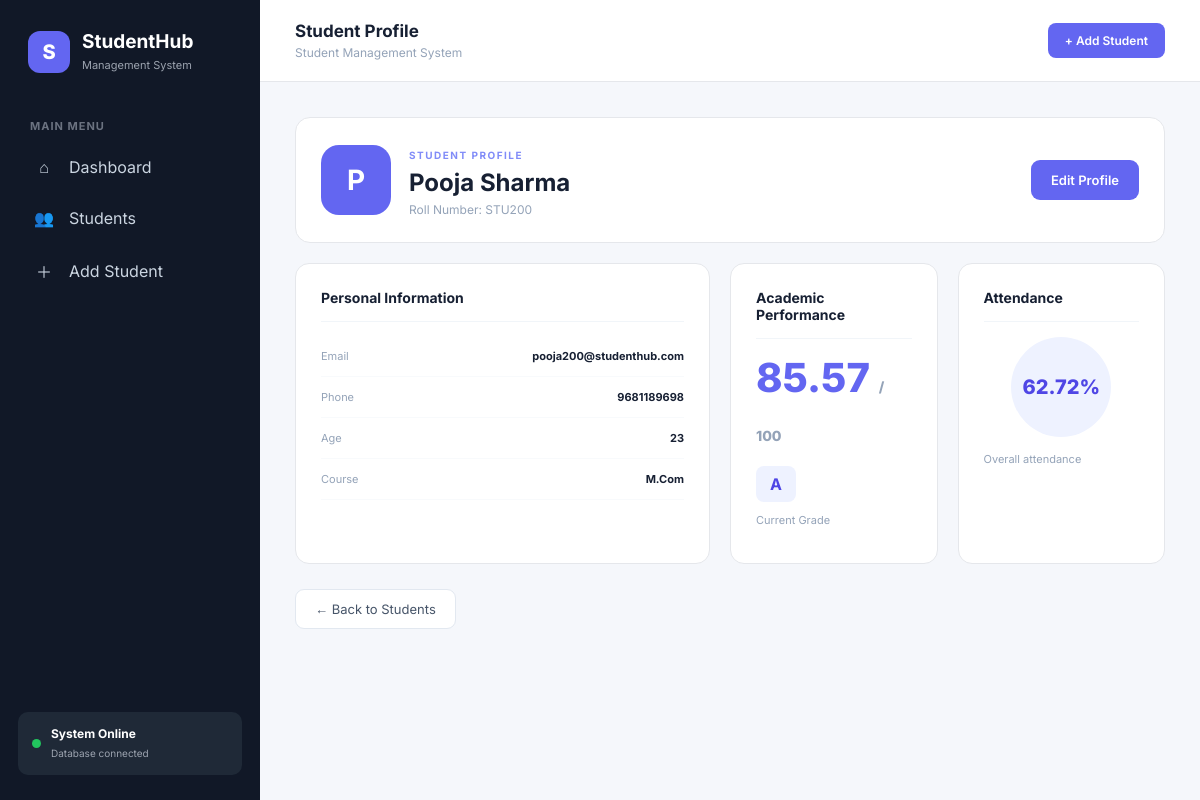
Screenshot of /student/202 with the database file from the repository.
### tables this page shows
CREATE TABLE students (
            id INTEGER PRIMARY KEY AUTOINCREMENT,
            name TEXT NOT NULL,
            roll TEXT NOT NULL UNIQUE,
            email TEXT NOT NULL,
            course TEXT NOT NULL,
            age INTEGER,
            phone TEXT,
            attendance REAL DEFAULT 0,
            marks REAL DEFAULT 0
        );

### app.py (the view)
@app.route("/student/<int:student_id>")
def student_details(student_id):
    conn = get_db_connection()
    student = conn.execute(
        "SELECT * FROM students WHERE id = ?",
        (student_id,)
    ).fetchone()
    conn.close()
    if student is None:
        flash("Student not found!", "error")
        return redirect(url_for("view_students"))
    return render_template(
        "student_details.html",
        student=student
    )

### app.py (called while the page is built)
def get_db_connection():
    conn = sqlite3.connect(DATABASE)
    conn.row_factory = sqlite3.Row
    return conn

def calculate_grade(marks):
    if marks >= 90:
        return "A+"
    elif marks >= 80:
        return "A"
    elif marks >= 70:
        return "B"
    elif marks >= 60:
        return "C"
    elif marks >= 50:
        return "D"
    else:
        return "F"

@app.context_processor
def utility_functions():
    return dict(calculate_grade=calculate_grade)

### templates/student_details.html (shortened to what this page needs)
{% extends "base.html" %}
{% block page_heading %}
Student Profile
{% endblock %}
{% block content %}
<div class="profile-header">
    <div class="big-avatar">
        {{ student.name[0].upper() }}
    </div>
    <div>
        <span class="welcome-tag">
            STUDENT PROFILE
        </span>
        <h1>
            {{ student.name }}
        </h1>
        <p>
            Roll Number: {{ student.roll }}
        </p>
    </div>
    <div class="profile-actions">
        <a
            href="{{ url_for(
                'edit_student',
                student_id=student.id
            ) }}"
            class="primary-btn"
        >
            Edit Profile
        </a>
    </div>
</div>
<div class="profile-grid">
    <div class="profile-card">
        <h3>
            Personal Information
        </h3>
        <div class="info-row">
            <span>Email</span>
            <strong>
                {{ student.email }}
            </strong>
        </div>
        <div class="info-row">
            <span>Phone</span>
            <strong>
                {{ student.phone or 'Not provided' }}
            </strong>
        </div>
        <div class="info-row">
            <span>Age</span>
            <strong>
                {{ student.age or 'Not provided' }}
            </strong>
        </div>
        <div class="info-row">
            <span>Course</span>
            <strong>
                {{ student.course }}
            </strong>
        </div>
    </div>
    <div class="profile-card">
        <h3>
            Academic Performance
        </h3>
        <div class="performance-number">
            {{ student.marks }}
            <span>/ 100</span>
        </div>
        <div class="grade-large">
            {{ calculate_grade(student.marks) }}
        </div>
        <p>
            Current Grade
        </p>
    </div>
    <div class="profile-card">
        <h3>
            Attendance
        </h3>
        <div class="attendance-circle">
            {{ student.attendance }}%
        </div>
        <p>
            Overall attendance
        </p>
    </div>
</div>
<div class="bottom-actions">
    <a href="{{ url_for('view_students') }}"
       class="secondary-btn">
        ← Back to Students
    </a>
</div>
{% endblock %}

### static/style.css (style rules this page uses)
* { box-sizing: border-box; }
body { margin: 0; font-family: 'Inter', Arial, sans-serif; background: #f5f7fb; color: #172033; }
.primary-btn { display: inline-block; background: #6366f1; color: white; border: none; padding: 12px 20px; border-radius: 9px; font-size: 13px; font-weight: 600; text-decoration: none; cursor: pointer; transition: 0.2s; }
.secondary-btn { display: inline-block; background: white; color: #475569; border: 1px solid #e2e8f0; padding: 11px 19px; border-radius: 9px; font-size: 13px; text-decoration: none; cursor: pointer; }
.welcome-tag { font-size: 10px; font-weight: 700; letter-spacing: 1.5px; color: #818cf8; }
.profile-header { background: white; border: 1px solid #e5e7eb; border-radius: 15px; padding: 25px; display: flex; align-items: center; gap: 18px; margin-bottom: 20px; }
.big-avatar { width: 65px; height: 65px; background: #eef2ff; color: #6366f1; border-radius: 17px; display: flex; align-items: center; justify-content: center; font-size: 25px; font-weight: 800; }
.profile-header h1 { margin: 5px 0; font-size: 24px; }
.profile-header p { margin: 0; color: #94a3b8; font-size: 12px; }
.profile-actions { margin-left: auto; }
.profile-grid { display: grid; grid-template-columns: 2fr 1fr 1fr; gap: 20px; }
.profile-card { background: white; border: 1px solid #e5e7eb; border-radius: 14px; padding: 25px; }
.profile-card h3 { margin-top: 0; font-size: 14px; padding-bottom: 15px; border-bottom: 1px solid #f1f5f9; }
.info-row { display: flex; justify-content: space-between; gap: 20px; padding: 13px 0; border-bottom: 1px solid #f8fafc; }
.info-row span { color: #94a3b8; font-size: 11px; }
.info-row strong { font-size: 11px; text-align: right; }
.performance-number { font-size: 40px; font-weight: 800; color: #6366f1; }
.performance-number span { font-size: 14px; color: #94a3b8; }
.grade-large { display: inline-block; margin-top: 15px; padding: 8px 14px; background: #eef2ff; color: #4f46e5; border-radius: 8px; font-weight: 700; }
.profile-card > p { color: #94a3b8; font-size: 11px; }
.attendance-circle { width: 100px; height: 100px; border-radius: 50%; background: #eef2ff; color: #4f46e5; display: flex; align-items: center; justify-content: center; font-size: 20px; font-weight: 800; margin: 15px auto; }
.bottom-actions { margin-top: 25px; }
.big-avatar { width: 70px; height: 70px; background: #6366f1; color: white; border-radius: 18px; display: flex; align-items: center; justify-content: center; font-size: 28px; font-weight: bold; }

### rows the page displays
students: name "P", name "Pooja Sharma", roll "STU200", email "pooja200@studenthub.com", phone "9681189698", age "23", course "M.Com", marks "85.57", marks "A", attendance "62.72"
